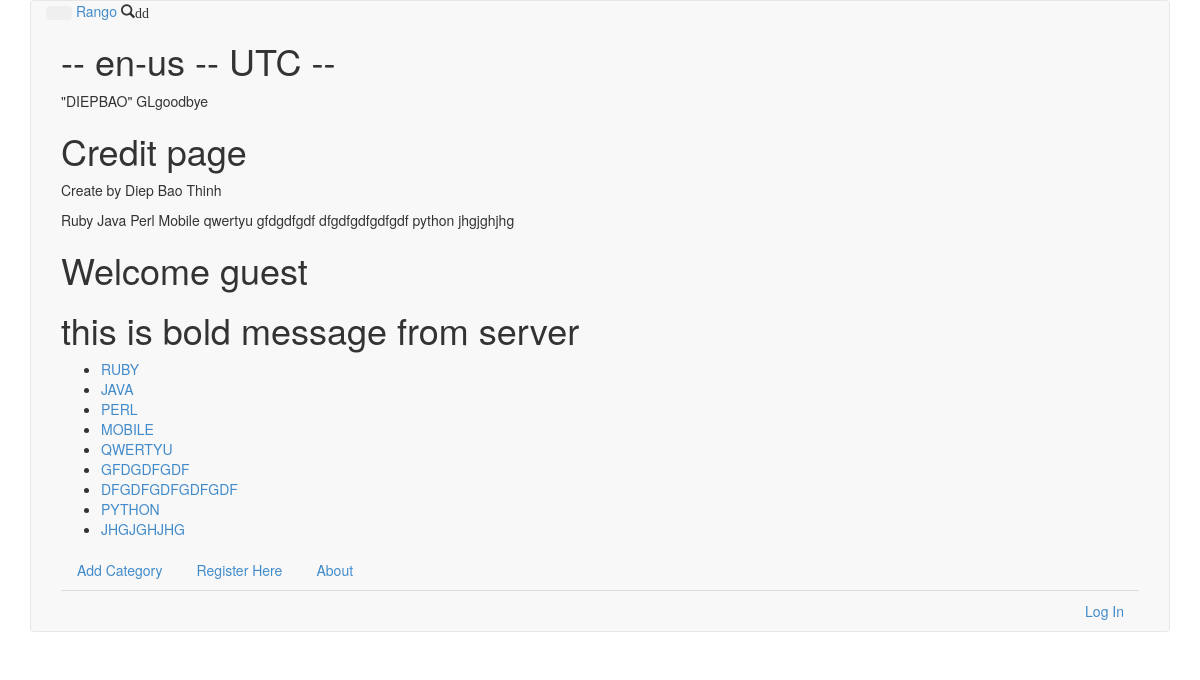
Screenshot of /rango/ with the database file from the repository.
### rango/models.py (models this page shows, shortened)
class Category(models.Model):
	name  = models.CharField(max_length= 50, unique=True)
	url   = models.URLField(null=True)
	views = models.IntegerField(default=0)

### rango/views.py (the view)
def index(request):
	context_request = RequestContext(request)
	categories = Category.objects.order_by('-views')[:15]
	for category in categories:
		category.url = category.name.replace(' ','_')
	context_dictionary = {'bold_message' : 'this is bold message from server', 'context_details' : context_request, 'categories' : categories}
	return render(request,'rango/index.html',context_dictionary)

### mysite/utils/context_processor.py (called while the page is built)
def media_root(request):
	return {'SETTINGS' :constants}

### rango/templatetags/rango_filters.py (called while the page is built)
@register.filter
def upper(value):
	return value.upper()

### rango/templatetags/rango_templatetags.py (called while the page is built)
def hello_world(parser, token):
	tag_name, format_string = token.split_contents()
	print "format_string is ",format_string
	print "hellonode ", helloNode(format_string)
	return helloNode(format_string)

@register.simple_tag(name="gb")
def goodbye(string_format):
	return string_format + "goodbye"

@register.inclusion_tag('rango/credit.html')
def show_credit():
	all_cate = Category.objects.all()
	return {"hale":"haleluya", "categories" : all_cate}

	def render(self, context):
		return self.format_string.upper()

### templates/rango/index.html (shortened to what this page needs)
{% extends 'rango/base.html' %}
{% load static %}
{% load rango_filters %}
{% load rango_templatetags %}\
	{% block body_block %}
		<h1> {{ MEDIA_ROOT }} -- {{LANGUAGE_CODE}} -- {{TIME_ZONE}} -- {{abcdef}}</h1>
		{% hello "diepbao" %}
		{% gb "GL" %}
		{% show_credit %}
		{% if user.is_authenticated %}
			<h1> Hello {{ user.username }}, welcome to the team </h1>
		{% else %}
			<h1> Welcome guest </h1>
		{% endif %}
		<h1> {{ bold_message }} </h1>
		{% if categories %}
			<ul>
				{% for category in categories %}
					<li><a href="{% url 'rango:category' category.name %}">{{category.name | upper}}</a></li>
				{% endfor %}
			</ul>
		{%else%}
			<strong>There are no categories available</strong>
		{% endif %}
	{% endblock %}

### templates/rango/base.html (shortened to what this page needs)
<!DOCTYPE html>
{% load static %}
<html>
	<head>
		<link rel="stylesheet" type="text/css" href="{% static 'css/bootstrap.css' %}">
	</head>
	<body >
		<div class="container">
	   			<div class="navbar navbar-default">
	       			<div class="container-fluid">
						<button type="button" class="btn btn-navbar" data-toggle="collapse" data-target=".nav-collapse">
				        </button>
						<a class="brand" href="{% url 'rango:index' %}">Rango</a>
						<span class="glyphicon glyphicon-search">dd</span>
						<div class="container-fluid">
							<div class="row-fluid">
								<div class="span9">{% block body_block %} This is default {% endblock %}</div>
							</div>
						</div>
						<div class="collapse navbar-collapse">
							<ul class='nav nav-tabs'>
								<li><a href="{% url 'rango:add_category' %}">Add Category</a></li>
								<li><a href="{% url 'rango:register' %}">Register Here</a></li>
								<li><a href='{% url "rango:about" %}'>About</a></li>
							</ul>
							<ul class="nav pull-right">
								{% if user.is_authenticated %}
									<li><a href='{% url "rango:logout" %}'>LogOut</a></li>
								{% else %}
									<li><a href='{% url "rango:login" %}'>Log In</a></li>
								{% endif %}
							</ul>
						</div>
					</div>
				</div>
			</div>
	</body>
</html>

### templates/rango/credit.html
<h1>Credit page</h1>
<p>Create by Diep Bao Thinh </p>
{% for cate in categories %}
	{{ cate.name }}
{% endfor %}

### rows the page displays
Category: name "Ruby", name "RUBY"
Category: name "Java", name "JAVA"
Category: name "Perl", name "PERL"
Category: name "Mobile", name "MOBILE"
Category: name "qwertyu", name "QWERTYU"
Category: name "gfdgdfgdf", name "GFDGDFGDF"
Category: name "dfgdfgdfgdfgdf", name "DFGDFGDFGDFGDF"
Category: name "python", name "PYTHON"
Category: name "jhgjghjhg", name "JHGJGHJHG"

### other values shown
{{ LANGUAGE_CODE }} "en-us"
{{ TIME_ZONE }} "UTC"
{{ bold_message }} "this is bold message from server"
